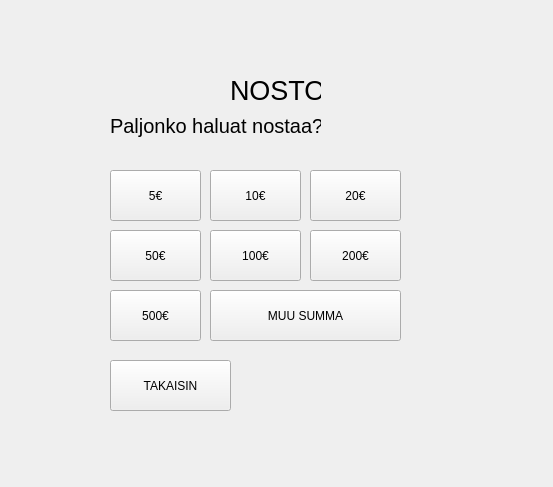
<?xml version="1.0" encoding="UTF-8"?>
<ui version="4.0">
 <class>Nosto</class>
 <widget class="QWidget" name="Nosto">
  <property name="geometry">
   <rect>
    <x>0</x>
    <y>0</y>
    <width>553</width>
    <height>487</height>
   </rect>
  </property>
  <property name="windowTitle">
   <string>Form</string>
  </property>
  <widget class="QPushButton" name="no_button_100">
   <property name="geometry">
    <rect>
     <x>210</x>
     <y>230</y>
     <width>91</width>
     <height>51</height>
    </rect>
   </property>
   <property name="text">
    <string>100€</string>
   </property>
  </widget>
  <widget class="QPushButton" name="no_button_200">
   <property name="geometry">
    <rect>
     <x>310</x>
     <y>230</y>
     <width>91</width>
     <height>51</height>
    </rect>
   </property>
   <property name="text">
    <string>200€</string>
   </property>
  </widget>
  <widget class="QLabel" name="no_label_emt">
   <property name="geometry">
    <rect>
     <x>110</x>
     <y>110</y>
     <width>211</width>
     <height>31</height>
    </rect>
   </property>
   <property name="font">
    <font>
     <pointsize>15</pointsize>
    </font>
   </property>
   <property name="text">
    <string>Paljonko haluat nostaa?</string>
   </property>
  </widget>
  <widget class="QPushButton" name="no_button_500">
   <property name="geometry">
    <rect>
     <x>110</x>
     <y>290</y>
     <width>91</width>
     <height>51</height>
    </rect>
   </property>
   <property name="text">
    <string>500€</string>
   </property>
  </widget>
  <widget class="QPushButton" name="no_button_10">
   <property name="geometry">
    <rect>
     <x>210</x>
     <y>170</y>
     <width>91</width>
     <height>51</height>
    </rect>
   </property>
   <property name="text">
    <string>10€</string>
   </property>
  </widget>
  <widget class="QPushButton" name="no_button_20">
   <property name="geometry">
    <rect>
     <x>310</x>
     <y>170</y>
     <width>91</width>
     <height>51</height>
    </rect>
   </property>
   <property name="text">
    <string>20€</string>
   </property>
  </widget>
  <widget class="QPushButton" name="muuSummaButton">
   <property name="geometry">
    <rect>
     <x>210</x>
     <y>290</y>
     <width>191</width>
     <height>51</height>
    </rect>
   </property>
   <property name="text">
    <string>MUU SUMMA</string>
   </property>
  </widget>
  <widget class="QPushButton" name="takaisinButton">
   <property name="geometry">
    <rect>
     <x>110</x>
     <y>360</y>
     <width>121</width>
     <height>51</height>
    </rect>
   </property>
   <property name="text">
    <string>TAKAISIN</string>
   </property>
  </widget>
  <widget class="QPushButton" name="no_button_50">
   <property name="geometry">
    <rect>
     <x>110</x>
     <y>230</y>
     <width>91</width>
     <height>51</height>
    </rect>
   </property>
   <property name="text">
    <string>50€</string>
   </property>
  </widget>
  <widget class="QPushButton" name="no_button_5">
   <property name="geometry">
    <rect>
     <x>110</x>
     <y>170</y>
     <width>91</width>
     <height>51</height>
    </rect>
   </property>
   <property name="text">
    <string>5€</string>
   </property>
  </widget>
  <widget class="QLabel" name="no_label_otsikko">
   <property name="geometry">
    <rect>
     <x>230</x>
     <y>50</y>
     <width>91</width>
     <height>81</height>
    </rect>
   </property>
   <property name="font">
    <font>
     <pointsize>20</pointsize>
    </font>
   </property>
   <property name="text">
    <string>NOSTO</string>
   </property>
  </widget>
 </widget>
 <resources/>
 <connections/>
</ui>
